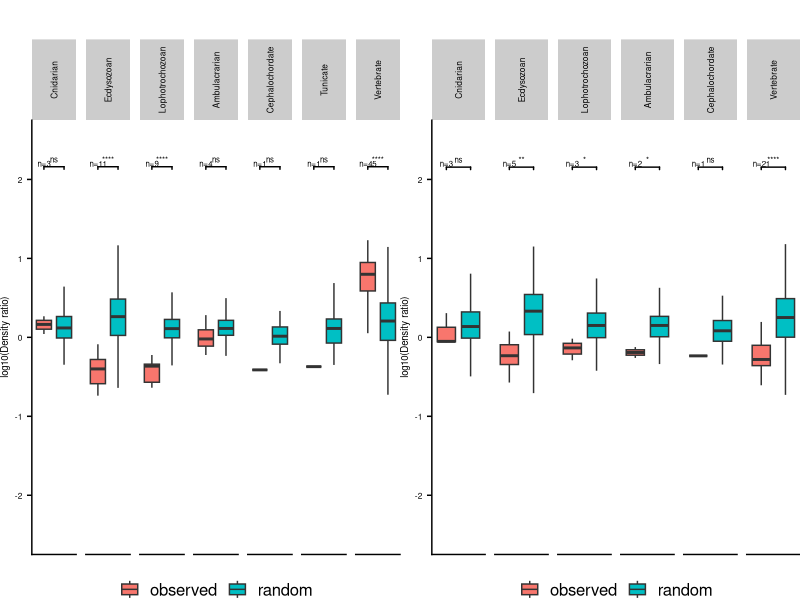

Source code (R):
## ---- chunk 1
library(readr)
library(ggplot2)
library(gridExtra)
library(grid)
library(ggpubr)
library(cowplot)
library(RColorBrewer)

## ---- chunk 2
df_wnt <- readr::read_csv("wnt.tidydf.csv")
df_hox <- readr::read_csv("hox.tidydf.csv")

## ---- chunk 3
map_signif_level <- c(`****` = 1e-04, `***` = 0.001,  `**` = 0.01, `*` = 0.05, ns = 1)

make_plot <- function(tbl,
                      key = "observed",
                      comparisons = list(c("observed", "random")),
                      bracket_y = NULL,
                      ylims = c(-2.5 , 2.5)) {

  if(is.null(bracket_y)) {
    h = ylims[2] - ylims[1]
    bracket_y = c(.9,.825,.75)*h + ylims[1]
  }

  size.summary <- tbl %>% dplyr::filter(random == "observed") %>%  dplyr::group_by(taxon) %>%  dplyr::summarize(label = paste0("n=",dplyr::n()))
  ggplot(tbl, aes_string(x = 'random', y = 'log10_density_ratio', fill = 'random')) +
    geom_boxplot(outlier.shape = NA) +
    facet_grid(~ taxon) +
    theme_cowplot() +
    theme(axis.title.x = element_blank(), axis.text.x = element_blank()) +
    geom_signif(comparisons = comparisons,
                test = "wilcox.test", test.args = list(paired = FALSE, exact = FALSE), na.rm = TRUE,
                map_signif_level = map_signif_level,
                color="black", tip_length = 0.01, size = .5, textsize = 2,
                y_position = bracket_y,  data = NULL) +
    scale_y_continuous(name = "log10(Density ratio)", limits = c(-2.5, 2.5)) +
    theme(legend.title = element_blank(),
          plot.margin = unit(c(1,0,0,0), units='cm'),
          legend.position = 'bottom',
          legend.justification = 'center',
          strip.text = element_text(size = 6, angle = 90, margin = margin(5,0,5,0,'pt')),
          axis.ticks.x = element_blank(),
          axis.title.y = element_text(size = 7),
          axis.text = element_text(size = 6)) +
    geom_text(data=size.summary, aes(x=1,y=2.2,hjust = 0.5,label = label), size = 2, inherit.aes=F)
}
## ---- chunk 4
df_wnt$taxon <- factor(df_wnt$taxon, levels=c('Poriferan','Ctenophore','Placozoan','Cnidarian', 'Acoel','Ecdysozoan', 'Lophotrochozoan', 'Ambulacrarian', 'Cephalochordate', 'Tunicate', 'Vertebrate'))
df_wnt$node <- as.factor(df_wnt$node)
df_wnt$random <- as.factor(df_wnt$random)
df_wnt$species <- as.factor(df_wnt$species)
df_wnt$log10_density_ratio <- log10(df_wnt$density_ratio)

df_hox$taxon <-  factor(df_hox$taxon, levels=c('Poriferan','Ctenophore','Placozoan','Cnidarian', 'Acoel','Ecdysozoan', 'Lophotrochozoan', 'Ambulacrarian', 'Cephalochordate', 'Tunicate', 'Vertebrate'))
df_hox$node <- as.factor(df_hox$node)
df_hox$random <- as.factor(df_hox$random)
df_hox$species <- as.factor(df_hox$species)
df_hox$log10_density_ratio <- log10(df_hox$density_ratio)
## ---- chunk 5
hox_p <- make_plot(df_hox)
wnt_p <- make_plot(df_wnt)

gridplot <- gridExtra::grid.arrange(grobs = list(hox_p,wnt_p), ncol = 2)

ggsave(plot = gridplot,
       filename = 'hox_wnt.pdf',
       unit = 'cm',
       width = 15,
       height = 12)


